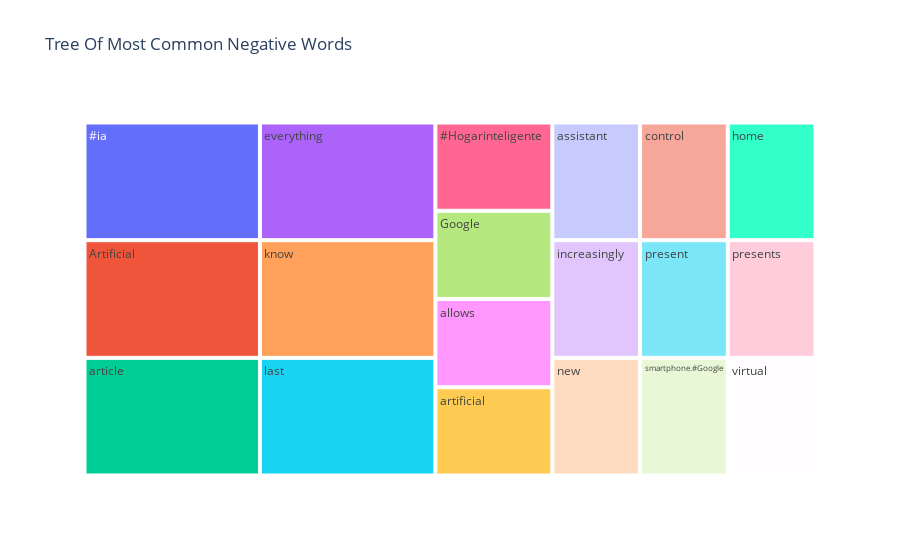

Notebook code cell kept with this figure:
### Code cell
fig = px.treemap(temp_negative, path=['Common_words'], values='count',title='Tree Of Most Common Negative Words')
fig.show()

### Figure 1 — Plotly figure (JSON) as saved in the notebook; plotly's stock layout.template omitted (floating-point values rounded to 4 significant figures)
{"data": [{"branchvalues": "total", "domain": {"x": [0, 1], "y": [0, 1]}, "hovertemplate": "labels=%{label}<br>count=%{value}<br>parent=%{parent}<br>id=%{id}<extra></extra>", "ids": ["#Hogarinteligente", "#ia", "Artificial", "Google", "allows", "article", "artificial", "assistant", "control", "everything", "home", "increasingly", "know", "last", "new", "present", "presents", "smartphone.#Google", "virtual"], "labels": ["#Hogarinteligente", "#ia", "Artificial", "Google", "allows", "article", "artificial", "assistant", "control", "everything", "home", "increasingly", "know", "last", "new", "present", "presents", "smartphone.#Google", "virtual"], "name": "", "parents": ["", "", "", "", "", "", "", "", "", "", "", "", "", "", "", "", "", "", ""], "type": "treemap", "values": [1, 2, 2, 1, 1, 2, 1, 1, 1, 2, 1, 1, 2, 2, 1, 1, 1, 1, 1]}], "layout": {"legend": {"tracegroupgap": 0}, "title": {"text": "Tree Of Most Common Negative Words"}}}
